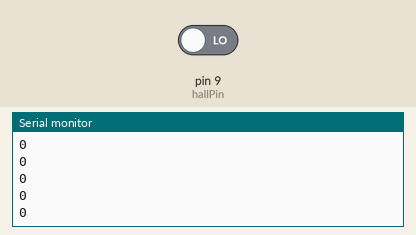
Recording of a sketch running on a simulated Arduino Uno, built with avr-gcc and run on an emulated ATmega328P. Parts: the last lines printed to the serial monitor. Inputs (shaded band) come from the test bench; at power-on: pin 9 (hallPin) LOW.

Above: at 1.2 s.
1.3 s: pin 9 (hallPin) driven HIGH
At 2.0 s:
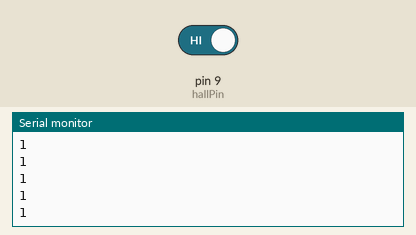
2.8 s: pin 9 (hallPin) driven LOW
At 3.6 s:
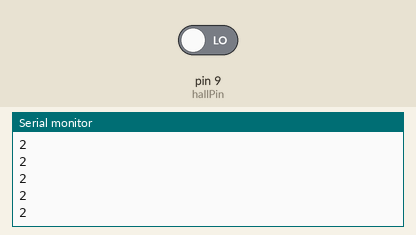
Timing chart, 0 to 5.8 s (numbered marks = the images above; inputs shaded):
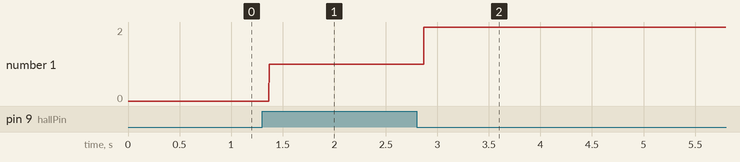

The sketch:

Magnet_Thingy.ino
```cpp
// constants won't change. They're used here to set pin numbers:
const int hallPin = 9;     // the number of the hall effect sensor pin
// variables will change:
int hallState = 0;          // variable for reading the hall sensor status
int previousState = 0;
int teeth = 0;

void setup() {
  // initialize the hall effect sensor pin as an input:
  pinMode(hallPin, INPUT);
  Serial.begin(9600);
}

void loop(){
  // read the state of the hall effect sensor:
  hallState = digitalRead(hallPin);
  if (hallState != previousState){
    teeth++;
    previousState=hallState;
  }

  Serial.println(teeth);
}
```

Measured:
- after the input at 1.3 s, the serial monitor: prints a new line after 0.07 s (image 1)
- after the input at 2.8 s, the serial monitor: prints a new line after 0.07 s (image 2)
- plotted number 1: 0 → 1 after the input at 1.3 s, 1 → 2 after the input at 2.8 s
